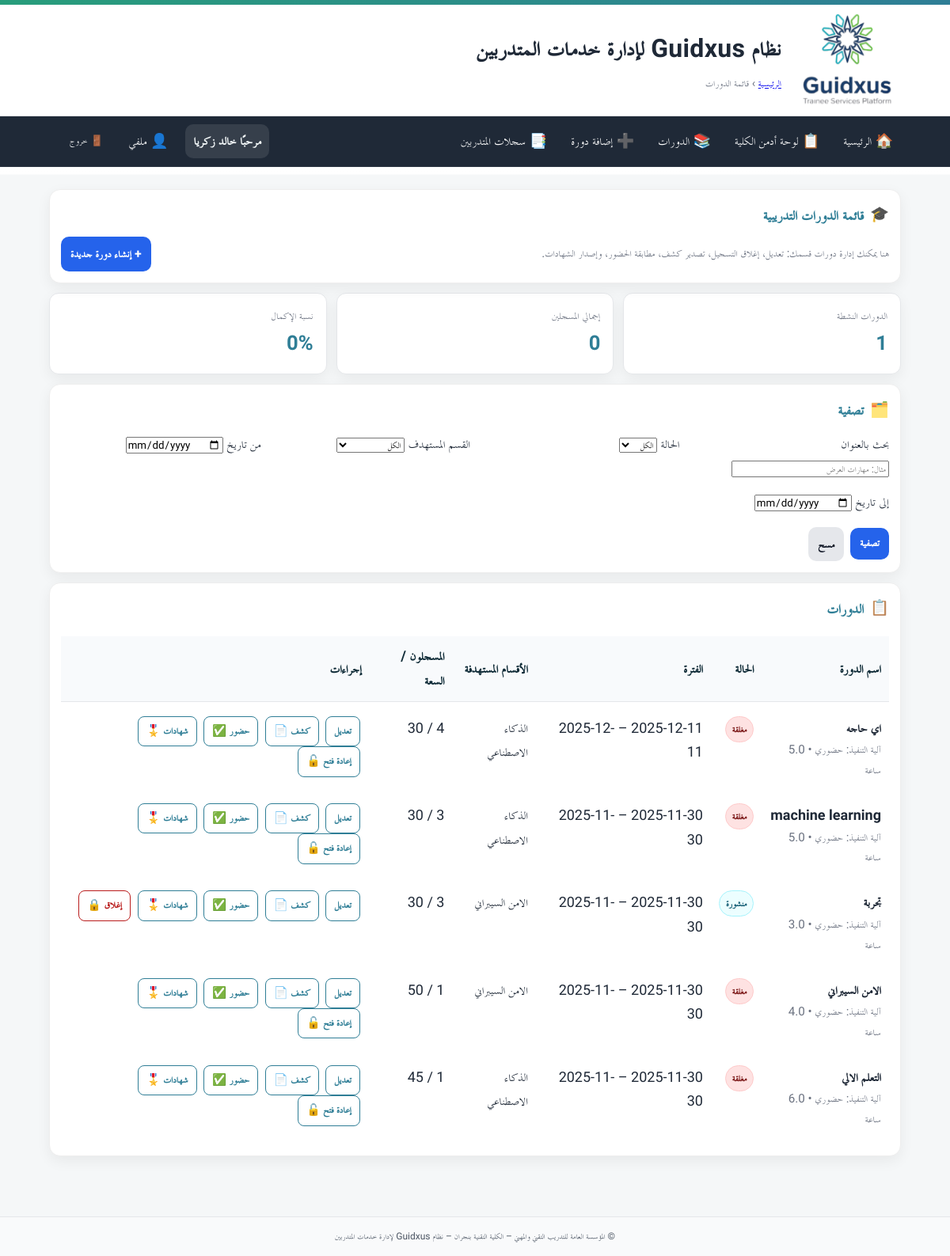
Page /hod/courses (signed in) on the committed database.
### app/models.py (models this page shows)
class Course(Base):
    __tablename__ = "courses"
    id = Column(Integer, primary_key=True, index=True, autoincrement=True)
    title = Column(String(255), nullable=False)
    description = Column(Text, nullable=True)
    provider = Column(String(255), nullable=True)           # الجهة المنفّذة (قسم/وحدة)
    provider_name = Column(String(255), nullable=True)      # اسم المنفّذ (الشخص)
    hours = Column(Float, nullable=False)
    mode = Column(String(50), nullable=False)               # 'in_person'/'online' ... الخ
    start_date = Column(Date, nullable=False)
    end_date = Column(Date, nullable=False)
    capacity = Column(Integer, default=30)
    registration_policy = Column(String(50), default="open")  # open|approval|waitlist
    prevent_duplicates = Column(Boolean, default=True)
    attendance_verification = Column(String(50), default="paper")  # paper|qr
    completion_threshold = Column(Integer, default=80)
    create_expected_roster = Column(Boolean, default=False)
    auto_issue_certificates = Column(Boolean, default=False)
    status = Column(String(50), default="published")  # draft|published|closed|finished
    created_at = Column(DateTime, server_default=func.now(), nullable=False)
    created_by_user_id = Column(Integer, nullable=True)
    targets = relationship(
        "CourseTargetDepartment",
        back_populates="course",
        cascade="all, delete-orphan",
        lazy="selectin",
    )
    enrollments = relationship(
        "CourseEnrollment",
        back_populates="course",
        cascade="all, delete-orphan",
        lazy="selectin",
    )
    __table_args__ = (
        Index("idx_courses_status", "status"),
        Index("idx_courses_range", "start_date", "end_date"),
    )

### app/routers/hod.py (the view)
@router.get("/courses")
def course_list(
    request: Request,
    q: str = Query("", description="بحث بعنوان الدورة"),
    status_filter: Optional[str] = Query(None, pattern=r"^(published|closed|finished)$"),
    date_from: Optional[date] = None,
    date_to: Optional[date] = None,
    db: Session = Depends(get_db),
    user: CurrentUser = Depends(require_hod_or_admin),
):
    q_courses = db.query(Course).options(selectinload(Course.targets))
    if not user.is_admin:
        if user.is_college_admin and user.college_admin_college:
            college_name = user.college_admin_college
            college_departments = db.query(Department).filter(Department.college == college_name).all()
            dept_names = [d.name for d in college_departments]
            if dept_names:
                q_courses = q_courses.join(CourseTargetDepartment).filter(CourseTargetDepartment.department_name.in_(dept_names)).distinct()
            else:
                q_courses = q_courses.filter(Course.id == -1)
        else:
            q_courses = q_courses.filter(Course.created_by_user_id == user.id)
    if status_filter:
        q_courses = q_courses.filter(Course.status == status_filter)
    if date_from:
        q_courses = q_courses.filter(Course.start_date >= date_from)
    if date_to:
        q_courses = q_courses.filter(Course.end_date <= date_to)
    if q.strip():
        q_courses = q_courses.filter(Course.title.ilike(f"%{q.strip()}%"))
    q_courses = q_courses.order_by(Course.start_date.desc(), Course.id.desc())
    courses = q_courses.all()
    course_targets: Dict[int, List[str]] = {}
    if _ctd_uses_name():
        for c in courses:
            names = [t.department_name for t in c.targets if t.department_name]
            seen = set()
            course_targets[c.id] = [n for n in names if not (n in seen or seen.add(n))]
    else:
        dep_map = {d.id: d.name for d in db.query(Department).all()}
        for c in courses:
            names = [dep_map.get(t.department_id, "") for t in c.targets]
            seen = set()
            course_targets[c.id] = [n for n in names if n and not (n in seen or seen.add(n))]
    counts_rows = db.execute(text("""SELECT course_id, COUNT(*) AS cnt FROM course_enrollments GROUP BY course_id""")).fetchall()
    counts_map = {row[0]: int(row[1]) for row in counts_rows}
    for c in courses:
        setattr(c, "registered_count", counts_map.get(c.id, 0))
    dep_query = db.query(Department)
    if user.is_hod and user.hod_college:
        dep_query = dep_query.filter(Department.college == user.hod_college)
    elif user.is_college_admin and user.college_admin_college:
        dep_query = dep_query.filter(Department.college == user.college_admin_college)
    departments = dep_query.order_by(Department.name.asc()).all()
    owner_scope = db.query(Course)
    if not user.is_admin:
        owner_scope = owner_scope.filter(Course.created_by_user_id == user.id)
    kpis = {
        "total_active": owner_scope.filter(Course.status == "published").count(),
        "running_now": owner_scope.filter(and_(Course.start_date <= func.current_date(), Course.end_date >= func.current_date())).count(),
        "pending_attendance": 0,
    }
    return templates.TemplateResponse(
        "hod/course_list.html",
        {"request": request, "current_user": user, "courses": courses, "course_targets": course_targets, "departments": departments, "filters": {"q": q, "status_filter": status_filter, "date_from": date_from, "date_to": date_to}, "kpis": kpis},
    )

### app/templates/hod/course_list.html (shortened to what this page needs)
{% extends "base.html" %}
{% block breadcrumb %}
  <a href="/hod/">الرئيسية</a> › <span>قائمة الدورات</span>
{% endblock %}
{% block content %}
{% set kpis = (kpis if kpis is defined and kpis else {'total_active':0,'total_enrolled':0,'completion_rate':0}) %}
{% set courses = (courses if courses is defined else []) %}
{% set course_targets = (course_targets if course_targets is defined else {}) %}
{% set departments = (departments if departments is defined else []) %}
{% set filters = (filters if filters is defined else {'q':'','status_filter':'','department_id':'','date_from':'','date_to':''}) %}
<section class="card card-prestige">
  <div class="card-head">
    <div class="card-icon">🎓</div>
    <h3>قائمة الدورات التدريبية</h3>
  </div>
  <div class="inline" style="justify-content:space-between;align-items:center;">
    <div class="muted">هنا يمكنك إدارة دورات قسمك: تعديل، إغلاق التسجيل، تصدير كشف، مطابقة الحضور، وإصدار الشهادات.</div>
    <a class="btn btn-primary" href="/hod/courses/new">+ إنشاء دورة جديدة</a>
  </div>
</section>
<section class="kpi-row">
  <div class="kpi-card"><div class="kpi-label">الدورات النشطة</div><div class="kpi-value">{{ kpis.total_active or 0 }}</div></div>
  <div class="kpi-card"><div class="kpi-label">إجمالي المسجلين</div><div class="kpi-value">{{ kpis.total_enrolled or 0 }}</div></div>
  <div class="kpi-card"><div class="kpi-label">نسبة الإكمال</div><div class="kpi-value">{{ kpis.completion_rate or 0 }}%</div></div>
</section>
<section class="card card-prestige">
  <div class="card-head">
    <div class="card-icon">🗂️</div>
    <h3>تصفية</h3>
  </div>
  <form class="filter-form" method="get" action="/hod/courses">
    <div class="grid">
      <label>بحث بالعنوان
        <input type="text" name="q" value="{{ filters.q or '' }}" placeholder="مثال: مهارات العرض">
      </label>
      <label>الحالة
        <select name="status_filter">
          <option value="" {{ 'selected' if not filters.status_filter }}>الكل</option>
        </select>
      </label>
      <label>القسم المستهدف
        <select name="department_id">
          <option value="" {{ 'selected' if not filters.department_id }}>الكل</option>
        </select>
      </label>
      <label>من تاريخ <input type="date" name="date_from" value="{{ filters.date_from or '' }}"></label>
      <label>إلى تاريخ <input type="date" name="date_to" value="{{ filters.date_to or '' }}"></label>
    </div>
    <div class="actions">
      <button class="btn btn-primary" type="submit">تصفية</button>
      <a class="btn btn-secondary" href="/hod/courses">مسح</a>
    </div>
  </form>
</section>
<section class="card card-prestige">
  <div class="card-head">
    <div class="card-icon">📋</div>
    <h3>الدورات</h3>
  </div>
  {% if not courses %}
    <div class="muted">لا توجد دورات مطابقة للبحث الحالي. ابدأ بإنشاء دورة جديدة.</div>
  {% else %}
  <div class="table-wrap">
    <table class="tbl">
      <thead>
        <tr>
          <th>اسم الدورة</th>
          <th>الحالة</th>
          <th>الفترة</th>
          <th>الأقسام المستهدفة</th>
          <th>المسجلون / السعة</th>
          <th>إجراءات</th>
        </tr>
      </thead>
      <tbody>
        {% for c in courses %}
        <tr>
          <td class="title-cell">
            <div class="title">{{ c.title }}</div>
            <div class="sub muted">
              آلية التنفيذ:
              {% set mode_val = c.mode or '' %}
              {% if mode_val in ['in_person','حضوري','حضوري '] %}حضوري
              {% elif mode_val in ['remote','online','عن بُعد','عن بعد'] %}عن بُعد
              {% else %}—{% endif %}
              • {{ c.hours or 0 }} ساعة
            </div>
          </td>
          <td>
            {% if c.status=='published' %}<span class="badge badge-live">منشورة</span>
            {% elif c.status=='draft' %}<span class="badge badge-draft">مسودة</span>
            {% elif c.status=='finished' %}<span class="badge badge-finished">منتهية</span>
            {% else %}<span class="badge badge-closed">مغلقة</span>{% endif %}
          </td>
          <td>{{ c.start_date }} – {{ c.end_date }}</td>
          <td class="t-wrap">
            {% set targets = course_targets.get(c.id, []) %}
            {% if targets and targets|length > 0 %}{{ targets|join('، ') }}
            {% else %}<span class="muted">غير محدد</span>{% endif %}
          </td>
          <td>{{ c.registered_count if c.registered_count is defined else 0 }} / {{ c.capacity or '—' }}</td>
          <td class="actions-cell">
            <a class="btn btn-xs" href="/hod/courses/{{ c.id }}/edit">تعديل</a>
            <a class="btn btn-xs" href="/hod/courses/{{ c.id }}/roster.pdf?download=1">كشف 📄</a>
            <a class="btn btn-xs" href="/hod/attendance/{{ c.id }}">حضور ✅</a>
            <a class="btn btn-xs" href="/hod/certificates/issue?course_id={{ c.id }}">شهادات 🎖️</a>
            {% if c.status!='closed' %}
              <a class="btn btn-xs danger" href="/hod/courses/{{ c.id }}/close">إغلاق 🔒</a>
            {% elif c.status=='closed' %}
              <a class="btn btn-xs warning" href="/hod/courses/{{ c.id }}/reopen">إعادة فتح 🔓</a>
            {% endif %}
          </td>
        </tr>
        {% endfor %}
      </tbody>
    </table>
  </div>
  {% endif %}
</section>
{% endblock %}

### app/templates/base.html (shortened to what this page needs)
<!doctype html>
<html lang="ar" dir="rtl">
<head>
  <link rel="stylesheet" href="/static/css/app.css">
  <link rel="stylesheet" href="/static/css/custom.css">
</head>
<body>
  <header class="site-header">
    <div class="topband"></div>
    <div class="header-inner">
      {% if ui_logo_url %}
        <img src="{{ ui_logo_url }}" alt="{{ app_name or 'Logo' }}" class="logo">
      {% else %}
        <img src="/static/images/favicon.ico" alt="{{ app_name or 'Logo' }}" class="logo">
      {% endif %}
      <div class="titles">
        <h1 class="site-title">نظام Guidxus لإدارة خدمات المتدربين</h1>
        <div class="breadcrumb">{% block breadcrumb %}{% endblock %}</div>
      </div>
    </div>
  </header>
  <nav class="main-nav">
    <div class="nav-inner">
      <a href="/">🏠 الرئيسية</a>
      {% set cu = request.session.get('user') %}
      {% set display_name = (cu.get('full_name') if cu and cu.get('full_name') else (cu.get('username') if cu and cu.get('username') else 'مستخدم')) %}
      {% if cu %}
        {% if cu.get('is_college_admin') %}
          <a href="/admin/">📋 لوحة أدمن الكلية</a>
          <a href="/hod/courses">📚 الدورات</a>
          <a href="/hod/courses/new">➕ إضافة دورة</a>
          <a href="/hod/skills-record">📑 سجلات المتدربين</a>
        {% endif %}
        <div class="navbar-right">
          <span class="greeting">مرحبًا {{ display_name }}</span>
          <a href="/profile/" class="btn-link" title="ملفي الشخصي">👤 ملفي</a>
          <form method="post" action="/auth/logout" style="margin:0;">
            <button class="btn-link btn-logout" title="تسجيل الخروج">🚪 خروج</button>
          </form>
        </div>
      {% else %}
        <div class="nav-spacer"></div>
        <a href="/auth/login">🔐 تسجيل الدخول</a>
      {% endif %}
    </div>
  </nav>
  <main class="container">
    {% block content %}{% endblock %}
  </main>
  <footer class="site-footer">
    <div class="container">
      <small>
        {{ ui_footer or "© المؤسسة العامة للتدريب التقني والمهني – الكلية التقنية بنجران – نظام Guidxus لإدارة خدمات المتدربين" }}
      </small>
    </div>
  </footer>
</body>
</html>

### rows in the picture
Course: title "اي حاجه", mode "حضوري", hours "5.0", status "مغلقة", start_date "2025-12-11", end_date "2025-12-11", targets "الذكاء الاصطناعي", registered_count "4", capacity "30"
Course: title "machine learning", mode "حضوري", hours "5.0", status "مغلقة", start_date "2025-11-30", end_date "2025-11-30", targets "الذكاء الاصطناعي", registered_count "3", capacity "30"
Course: title "تجربة", mode "حضوري", hours "3.0", status "منشورة", start_date "2025-11-30", end_date "2025-11-30", targets "الامن السيبراني", id "3", capacity "30"
Course: title "الامن السيبراني", mode "حضوري", hours "4.0", status "مغلقة", start_date "2025-11-30", end_date "2025-11-30", registered_count "1", capacity "50"
Course: title "التعلم الالي", mode "حضوري", hours "6.0", status "مغلقة", start_date "2025-11-30", end_date "2025-11-30", targets "الذكاء الاصطناعي", registered_count "1", capacity "45"

### other values in the picture
{{ display_name }} "خالد زكريا"
{{ kpis.total_active or 0 }} "1"
{{ kpis.total_enrolled or 0 }} "0"
{{ kpis.completion_rate or 0 }} "0"
